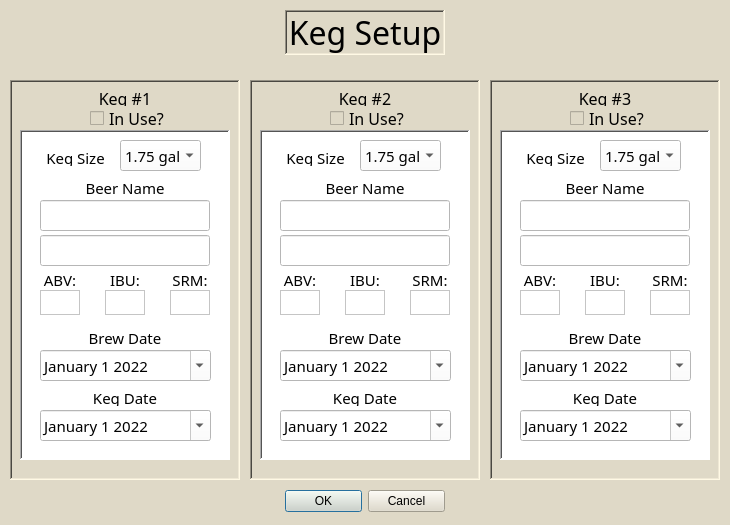
 <widget class="QDialog" name="Setup_Dialog">
  <property name="geometry">
   <rect>
    <x>0</x>
    <y>0</y>
    <width>730</width>
    <height>525</height>
   </rect>
  </property>
  <property name="font">
   <font>
    <family>GrilledCheese BTN</family>
    <pointsize>11</pointsize>
   </font>
  </property>
  <property name="windowTitle">
   <string>Keg Setup</string>
  </property>
  <property name="styleSheet">
   <string notr="true">background-color: rgb(223, 217, 199);</string>
  </property>
  <property name="modal">
   <bool>true</bool>
  </property>
  <widget class="QDialogButtonBox" name="buttonBox">
   <property name="geometry">
    <rect>
     <x>285</x>
     <y>485</y>
     <width>160</width>
     <height>32</height>
    </rect>
   </property>
   <property name="orientation">
    <enum>Qt::Horizontal</enum>
   </property>
   <property name="standardButtons">
    <set>QDialogButtonBox::Cancel|QDialogButtonBox::Ok</set>
   </property>
  </widget>
  <widget class="QLabel" name="label">
   <property name="geometry">
    <rect>
     <x>285</x>
     <y>10</y>
     <width>160</width>
     <height>45</height>
    </rect>
   </property>
   <property name="font">
    <font>
     <family>GrilledCheese BTN</family>
     <pointsize>24</pointsize>
    </font>
   </property>
   <property name="frameShape">
    <enum>QFrame::WinPanel</enum>
   </property>
   <property name="frameShadow">
    <enum>QFrame::Sunken</enum>
   </property>
   <property name="text">
    <string>Keg Setup</string>
   </property>
   <property name="alignment">
    <set>Qt::AlignCenter</set>
   </property>
  </widget>
  <widget class="QFrame" name="mframe1">
   <property name="geometry">
    <rect>
     <x>10</x>
     <y>80</y>
     <width>230</width>
     <height>400</height>
    </rect>
   </property>
   <property name="frameShape">
    <enum>QFrame::WinPanel</enum>
   </property>
   <property name="frameShadow">
    <enum>QFrame::Sunken</enum>
   </property>
   <widget class="QLabel" name="label_3">
    <property name="geometry">
     <rect>
      <x>5</x>
      <y>10</y>
      <width>220</width>
      <height>16</height>
     </rect>
    </property>
    <property name="font">
     <font>
      <family>GrilledCheese BTN</family>
      <pointsize>12</pointsize>
     </font>
    </property>
    <property name="text">
     <string>Keg #1</string>
    </property>
    <property name="alignment">
     <set>Qt::AlignCenter</set>
    </property>
   </widget>
   <widget class="QCheckBox" name="checkBox1">
    <property name="geometry">
     <rect>
      <x>80</x>
      <y>30</y>
      <width>80</width>
      <height>17</height>
     </rect>
    </property>
    <property name="font">
     <font>
      <family>GrilledCheese BTN</family>
      <pointsize>12</pointsize>
     </font>
    </property>
    <property name="text">
     <string>In Use?</string>
    </property>
   </widget>
   <widget class="QFrame" name="frame1">
    <property name="enabled">
     <bool>true</bool>
    </property>
    <property name="geometry">
     <rect>
      <x>10</x>
      <y>50</y>
      <width>210</width>
      <height>330</height>
     </rect>
    </property>
    <property name="styleSheet">
     <string notr="true">background-color: rgb(255, 255, 255);</string>
    </property>
    <property name="frameShape">
     <enum>QFrame::WinPanel</enum>
    </property>
    <property name="frameShadow">
     <enum>QFrame::Sunken</enum>
    </property>
    <widget class="QLabel" name="label_2">
     <property name="geometry">
      <rect>
       <x>20</x>
       <y>20</y>
       <width>71</width>
       <height>16</height>
      </rect>
     </property>
     <property name="font">
      <font>
       <family>GrilledCheese BTN</family>
       <pointsize>11</pointsize>
      </font>
     </property>
     <property name="text">
      <string>Keg Size</string>
     </property>
     <property name="alignment">
      <set>Qt::AlignCenter</set>
     </property>
    </widget>
    <widget class="QComboBox" name="Keg1_Size">
     <property name="geometry">
      <rect>
       <x>100</x>
       <y>10</y>
       <width>81</width>
       <height>31</height>
      </rect>
     </property>
     <property name="font">
      <font>
       <family>GrilledCheese BTN</family>
       <pointsize>11</pointsize>
      </font>
     </property>
     <property name="currentText">
      <string>1.75 gal</string>
     </property>
     <property name="currentIndex">
      <number>0</number>
     </property>
     <property name="maxVisibleItems">
      <number>3</number>
     </property>
     <item>
      <property name="text">
       <string>1.75 gal</string>
      </property>
     </item>
     <item>
      <property name="text">
       <string>3 gal</string>
      </property>
     </item>
     <item>
      <property name="text">
       <string>5 gal</string>
      </property>
     </item>
    </widget>
    <widget class="QLabel" name="label_4">
     <property name="geometry">
      <rect>
       <x>20</x>
       <y>50</y>
       <width>170</width>
       <height>16</height>
      </rect>
     </property>
     <property name="font">
      <font>
       <family>GrilledCheese BTN</family>
       <pointsize>11</pointsize>
      </font>
     </property>
     <property name="text">
      <string>Beer Name</string>
     </property>
     <property name="alignment">
      <set>Qt::AlignCenter</set>
     </property>
    </widget>
    <widget class="QLabel" name="label_5">
     <property name="geometry">
      <rect>
       <x>20</x>
       <y>140</y>
       <width>40</width>
       <height>20</height>
      </rect>
     </property>
     <property name="font">
      <font>
       <family>GrilledCheese BTN</family>
       <pointsize>11</pointsize>
      </font>
     </property>
     <property name="text">
      <string>ABV:</string>
     </property>
     <property name="alignment">
      <set>Qt::AlignCenter</set>
     </property>
    </widget>
    <widget class="QTextEdit" name="Beer1_ABV">
     <property name="geometry">
      <rect>
       <x>20</x>
       <y>160</y>
       <width>40</width>
       <height>25</height>
      </rect>
     </property>
     <property name="font">
      <font>
       <family>GrilledCheese BTN</family>
       <pointsize>11</pointsize>
      </font>
     </property>
     <property name="verticalScrollBarPolicy">
      <enum>Qt::ScrollBarAlwaysOff</enum>
     </property>
     <property name="horizontalScrollBarPolicy">
      <enum>Qt::ScrollBarAlwaysOff</enum>
     </property>
     <property name="tabChangesFocus">
      <bool>true</bool>
     </property>
     <property name="lineWrapMode">
      <enum>QTextEdit::NoWrap</enum>
     </property>
     <property name="placeholderText">
      <string/>
     </property>
    </widget>
    <widget class="QLabel" name="label_6">
     <property name="geometry">
      <rect>
       <x>85</x>
       <y>140</y>
       <width>40</width>
       <height>20</height>
      </rect>
     </property>
     <property name="font">
      <font>
       <family>GrilledCheese BTN</family>
       <pointsize>11</pointsize>
      </font>
     </property>
     <property name="text">
      <string>IBU:</string>
     </property>
     <property name="alignment">
      <set>Qt::AlignCenter</set>
     </property>
    </widget>
    <widget class="QTextEdit" name="Beer1_IBU">
     <property name="geometry">
      <rect>
       <x>85</x>
       <y>160</y>
       <width>40</width>
       <height>25</height>
      </rect>
     </property>
     <property name="font">
      <font>
       <family>GrilledCheese BTN</family>
       <pointsize>11</pointsize>
      </font>
     </property>
     <property name="verticalScrollBarPolicy">
      <enum>Qt::ScrollBarAlwaysOff</enum>
     </property>
     <property name="horizontalScrollBarPolicy">
      <enum>Qt::ScrollBarAlwaysOff</enum>
     </property>
     <property name="tabChangesFocus">
      <bool>true</bool>
     </property>
     <property name="lineWrapMode">
      <enum>QTextEdit::NoWrap</enum>
     </property>
     <property name="placeholderText">
      <string/>
     </property>
    </widget>
    <widget class="QTextEdit" name="Beer1_SRM">
     <property name="geometry">
      <rect>
       <x>150</x>
       <y>160</y>
       <width>40</width>
       <height>25</height>
      </rect>
     </property>
     <property name="font">
      <font>
       <family>GrilledCheese BTN</family>
       <pointsize>11</pointsize>
      </font>
     </property>
     <property name="verticalScrollBarPolicy">
      <enum>Qt::ScrollBarAlwaysOff</enum>
     </property>
     <property name="horizontalScrollBarPolicy">
      <enum>Qt::ScrollBarAlwaysOff</enum>
     </property>
     <property name="tabChangesFocus">
      <bool>true</bool>
     </property>
     <property name="lineWrapMode">
      <enum>QTextEdit::NoWrap</enum>
     </property>
     <property name="placeholderText">
      <string/>
     </property>
    </widget>
    <widget class="QLabel" name="label_7">
     <property name="geometry">
      <rect>
       <x>150</x>
       <y>140</y>
       <width>40</width>
       <height>20</height>
      </rect>
     </property>
     <property name="font">
      <font>
       <family>GrilledCheese BTN</family>
       <pointsize>11</pointsize>
      </font>
     </property>
     <property name="text">
      <string>SRM:</string>
     </property>
     <property name="alignment">
      <set>Qt::AlignCenter</set>
     </property>
    </widget>
    <widget class="QLabel" name="label_8">
     <property name="geometry">
      <rect>
       <x>20</x>
       <y>200</y>
       <width>170</width>
       <height>16</height>
      </rect>
     </property>
     <property name="font">
      <font>
       <family>GrilledCheese BTN</family>
       <pointsize>11</pointsize>
      </font>
     </property>
     <property name="text">
      <string>Brew Date</string>
     </property>
     <property name="alignment">
      <set>Qt::AlignCenter</set>
     </property>
    </widget>
    <widget class="QDateEdit" name="Beer1_BrewDate">
     <property name="geometry">
      <rect>
       <x>20</x>
       <y>220</y>
       <width>171</width>
       <height>31</height>
      </rect>
     </property>
     <property name="font">
      <font>
       <family>GrilledCheese BTN</family>
       <pointsize>11</pointsize>
      </font>
     </property>
     <property name="displayFormat">
      <string>MMMM d yyyy</string>
     </property>
     <property name="calendarPopup">
      <bool>true</bool>
     </property>
     <property name="date">
      <date>
       <year>2022</year>
       <month>1</month>
       <day>1</day>
      </date>
     </property>
    </widget>
    <widget class="QLabel" name="label_9">
     <property name="geometry">
      <rect>
       <x>20</x>
       <y>260</y>
       <width>170</width>
       <height>16</height>
      </rect>
     </property>
     <property name="font">
      <font>
       <family>GrilledCheese BTN</family>
       <pointsize>11</pointsize>
      </font>
     </property>
     <property name="text">
      <string>Keg Date</string>
     </property>
     <property name="alignment">
      <set>Qt::AlignCenter</set>
     </property>
    </widget>
    <widget class="QDateEdit" name="Beer1_KegDate">
     <property name="geometry">
      <rect>
       <x>20</x>
       <y>280</y>
       <width>171</width>
       <height>31</height>
      </rect>
     </property>
     <property name="font">
      <font>
       <family>GrilledCheese BTN</family>
       <pointsize>11</pointsize>
      </font>
     </property>
     <property name="displayFormat">
      <string>MMMM d yyyy</string>
     </property>
     <property name="calendarPopup">
      <bool>true</bool>
     </property>
     <property name="date">
      <date>
       <year>2022</year>
       <month>1</month>
       <day>1</day>
      </date>
     </property>
    </widget>
    <widget class="QLineEdit" name="Beer1_Name1">
     <property name="geometry">
      <rect>
       <x>20</x>
       <y>70</y>
       <width>170</width>
       <height>31</height>
      </rect>
     </property>
     <property name="font">
      <font>
       <family>GrilledCheese BTN</family>
       <pointsize>11</pointsize>
      </font>
     </property>
     <property name="maxLength">
      <number>16</number>
     </property>
    </widget>
    <widget class="QLineEdit" name="Beer1_Name2">
     <property name="geometry">
      <rect>
       <x>20</x>
       <y>105</y>
       <width>170</width>
       <height>31</height>
      </rect>
     </property>
     <property name="font">
      <font>
       <family>GrilledCheese BTN</family>
       <pointsize>11</pointsize>
      </font>
     </property>
     <property name="maxLength">
      <number>16</number>
     </property>
    </widget>
   </widget>
  </widget>
  <widget class="QFrame" name="mframe2">
   <property name="geometry">
    <rect>
     <x>250</x>
     <y>80</y>
     <width>230</width>
     <height>400</height>
    </rect>
   </property>
   <property name="frameShape">
    <enum>QFrame::WinPanel</enum>
   </property>
   <property name="frameShadow">
    <enum>QFrame::Sunken</enum>
   </property>
   <widget class="QFrame" name="frame2">
    <property name="enabled">
     <bool>true</bool>
    </property>
    <property name="geometry">
     <rect>
      <x>10</x>
      <y>50</y>
      <width>210</width>
      <height>330</height>
     </rect>
    </property>
    <property name="styleSheet">
     <string notr="true">background-color: rgb(255, 255, 255);</string>
    </property>
    <property name="frameShape">
     <enum>QFrame::WinPanel</enum>
    </property>
    <property name="frameShadow">
     <enum>QFrame::Sunken</enum>
    </property>
    <widget class="QLabel" name="label_10">
     <property name="geometry">
      <rect>
       <x>20</x>
       <y>20</y>
       <width>71</width>
       <height>16</height>
      </rect>
     </property>
     <property name="font">
      <font>
       <family>GrilledCheese BTN</family>
       <pointsize>11</pointsize>
      </font>
     </property>
     <property name="text">
      <string>Keg Size</string>
     </property>
     <property name="alignment">
      <set>Qt::AlignCenter</set>
     </property>
    </widget>
    <widget class="QComboBox" name="Keg2_Size">
     <property name="geometry">
      <rect>
       <x>100</x>
       <y>10</y>
       <width>81</width>
       <height>31</height>
      </rect>
     </property>
     <property name="font">
      <font>
       <family>GrilledCheese BTN</family>
       <pointsize>11</pointsize>
      </font>
     </property>
     <property name="currentText">
      <string>1.75 gal</string>
     </property>
     <property name="currentIndex">
      <number>0</number>
     </property>
     <property name="maxVisibleItems">
      <number>3</number>
     </property>
     <item>
      <property name="text">
       <string>1.75 gal</string>
      </property>
     </item>
     <item>
      <property name="text">
       <string>3 gal</string>
      </property>
     </item>
     <item>
      <property name="text">
       <string>5 gal</string>
      </property>
     </item>
    </widget>
    <widget class="QLabel" name="label_11">
     <property name="geometry">
      <rect>
       <x>20</x>
       <y>50</y>
       <width>170</width>
       <height>16</height>
      </rect>
     </property>
     <property name="font">
      <font>
       <family>GrilledCheese BTN</family>
       <pointsize>11</pointsize>
      </font>
     </property>
     <property name="text">
      <string>Beer Name</string>
     </property>
     <property name="alignment">
      <set>Qt::AlignCenter</set>
     </property>
    </widget>
    <widget class="QLabel" name="label_12">
     <property name="geometry">
      <rect>
       <x>20</x>
       <y>140</y>
       <width>40</width>
       <height>20</height>
      </rect>
     </property>
     <property name="font">
      <font>
       <family>GrilledCheese BTN</family>
       <pointsize>11</pointsize>
      </font>
     </property>
     <property name="text">
      <string>ABV:</string>
     </property>
     <property name="alignment">
      <set>Qt::AlignCenter</set>
     </property>
    </widget>
    <widget class="QTextEdit" name="Beer2_ABV">
     <property name="geometry">
      <rect>
       <x>20</x>
       <y>160</y>
       <width>40</width>
       <height>25</height>
      </rect>
     </property>
     <property name="font">
      <font>
       <family>GrilledCheese BTN</family>
       <pointsize>11</pointsize>
      </font>
     </property>
     <property name="verticalScrollBarPolicy">
      <enum>Qt::ScrollBarAlwaysOff</enum>
     </property>
     <property name="horizontalScrollBarPolicy">
      <enum>Qt::ScrollBarAlwaysOff</enum>
     </property>
     <property name="tabChangesFocus">
      <bool>true</bool>
     </property>
     <property name="lineWrapMode">
      <enum>QTextEdit::NoWrap</enum>
     </property>
     <property name="placeholderText">
      <string/>
     </property>
    </widget>
    <widget class="QLabel" name="label_13">
     <property name="geometry">
      <rect>
       <x>85</x>
       <y>140</y>
       <width>40</width>
       <height>20</height>
      </rect>
     </property>
     <property name="font">
      <font>
       <family>GrilledCheese BTN</family>
       <pointsize>11</pointsize>
      </font>
     </property>
     <property name="text">
      <string>IBU:</string>
     </property>
     <property name="alignment">
      <set>Qt::AlignCenter</set>
     </property>
    </widget>
    <widget class="QTextEdit" name="Beer2_IBU">
     <property name="geometry">
      <rect>
       <x>85</x>
       <y>160</y>
       <width>40</width>
       <height>25</height>
      </rect>
     </property>
     <property name="font">
      <font>
       <family>GrilledCheese BTN</family>
       <pointsize>11</pointsize>
      </font>
     </property>
     <property name="verticalScrollBarPolicy">
      <enum>Qt::ScrollBarAlwaysOff</enum>
     </property>
     <property name="horizontalScrollBarPolicy">
      <enum>Qt::ScrollBarAlwaysOff</enum>
     </property>
     <property name="tabChangesFocus">
      <bool>true</bool>
     </property>
     <property name="lineWrapMode">
      <enum>QTextEdit::NoWrap</enum>
     </property>
     <property name="placeholderText">
      <string/>
     </property>
    </widget>
    <widget class="QTextEdit" name="Beer2_SRM">
     <property name="geometry">
      <rect>
       <x>150</x>
       <y>160</y>
       <width>40</width>
       <height>25</height>
      </rect>
     </property>
     <property name="font">
      <font>
       <family>GrilledCheese BTN</family>
       <pointsize>11</pointsize>
      </font>
     </property>
     <property name="verticalScrollBarPolicy">
      <enum>Qt::ScrollBarAlwaysOff</enum>
     </property>
     <property name="horizontalScrollBarPolicy">
      <enum>Qt::ScrollBarAlwaysOff</enum>
     </property>
     <property name="tabChangesFocus">
      <bool>true</bool>
     </property>
     <property name="lineWrapMode">
      <enum>QTextEdit::NoWrap</enum>
     </property>
     <property name="placeholderText">
      <string/>
     </property>
    </widget>
    <widget class="QLabel" name="label_14">
     <property name="geometry">
      <rect>
       <x>150</x>
       <y>140</y>
       <width>40</width>
       <height>20</height>
      </rect>
     </property>
     <property name="font">
      <font>
       <family>GrilledCheese BTN</family>
       <pointsize>11</pointsize>
      </font>
     </property>
     <property name="text">
      <string>SRM:</string>
     </property>
     <property name="alignment">
      <set>Qt::AlignCenter</set>
     </property>
    </widget>
    <widget class="QLabel" name="label_15">
     <property name="geometry">
      <rect>
       <x>20</x>
       <y>200</y>
       <width>170</width>
       <height>16</height>
      </rect>
     </property>
     <property name="font">
      <font>
       <family>GrilledCheese BTN</family>
       <pointsize>11</pointsize>
      </font>
     </property>
     <property name="text">
      <string>Brew Date</string>
     </property>
     <property name="alignment">
      <set>Qt::AlignCenter</set>
     </property>
    </widget>
    <widget class="QDateEdit" name="Beer2_BrewDate">
     <property name="geometry">
      <rect>
       <x>20</x>
       <y>220</y>
       <width>171</width>
       <height>31</height>
      </rect>
     </property>
     <property name="font">
      <font>
       <family>GrilledCheese BTN</family>
       <pointsize>11</pointsize>
      </font>
     </property>
     <property name="displayFormat">
      <string>MMMM d yyyy</string>
     </property>
     <property name="calendarPopup">
      <bool>true</bool>
     </property>
     <property name="date">
      <date>
       <year>2022</year>
       <month>1</month>
       <day>1</day>
      </date>
     </property>
    </widget>
    <widget class="QLabel" name="label_16">
     <property name="geometry">
      <rect>
       <x>20</x>
       <y>260</y>
       <width>170</width>
       <height>16</height>
      </rect>
     </property>
     <property name="font">
      <font>
       <family>GrilledCheese BTN</family>
       <pointsize>11</pointsize>
      </font>
     </property>
     <property name="text">
      <string>Keg Date</string>
     </property>
     <property name="alignment">
      <set>Qt::AlignCenter</set>
     </property>
    </widget>
    <widget class="QDateEdit" name="Beer2_KegDate">
     <property name="geometry">
      <rect>
       <x>20</x>
       <y>280</y>
       <width>171</width>
       <height>31</height>
      </rect>
     </property>
     <property name="font">
      <font>
       <family>GrilledCheese BTN</family>
       <pointsize>11</pointsize>
      </font>
     </property>
     <property name="displayFormat">
      <string>MMMM d yyyy</string>
     </property>
     <property name="calendarPopup">
      <bool>true</bool>
     </property>
     <property name="date">
      <date>
       <year>2022</year>
       <month>1</month>
       <day>1</day>
      </date>
     </property>
    </widget>
    <widget class="QLineEdit" name="Beer2_Name2">
     <property name="geometry">
      <rect>
       <x>20</x>
       <y>105</y>
       <width>170</width>
       <height>31</height>
      </rect>
     </property>
     <property name="font">
      <font>
       <family>GrilledCheese BTN</family>
       <pointsize>11</pointsize>
      </font>
     </property>
     <property name="maxLength">
      <number>16</number>
     </property>
    </widget>
    <widget class="QLineEdit" name="Beer2_Name1">
     <property name="geometry">
      <rect>
       <x>20</x>
       <y>70</y>
       <width>170</width>
       <height>31</height>
      </rect>
     </property>
     <property name="font">
      <font>
       <family>GrilledCheese BTN</family>
       <pointsize>11</pointsize>
      </font>
     </property>
     <property name="maxLength">
      <number>16</number>
     </property>
    </widget>
   </widget>
   <widget class="QLabel" name="label_17">
    <property name="geometry">
     <rect>
      <x>5</x>
      <y>10</y>
      <width>220</width>
      <height>16</height>
     </rect>
    </property>
    <property name="font">
     <font>
      <family>GrilledCheese BTN</family>
      <pointsize>12</pointsize>
     </font>
    </property>
    <property name="text">
     <string>Keg #2</string>
    </property>
    <property name="alignment">
     <set>Qt::AlignCenter</set>
    </property>
   </widget>
   <widget class="QCheckBox" name="checkBox2">
    <property name="geometry">
     <rect>
      <x>80</x>
      <y>30</y>
      <width>80</width>
      <height>17</height>
     </rect>
    </property>
    <property name="font">
     <font>
      <family>GrilledCheese BTN</family>
      <pointsize>12</pointsize>
     </font>
    </property>
    <property name="text">
     <string>In Use?</string>
    </property>
   </widget>
  </widget>
  <widget class="QFrame" name="mframe3">
   <property name="geometry">
    <rect>
     <x>490</x>
     <y>80</y>
     <width>230</width>
     <height>400</height>
    </rect>
   </property>
   <property name="frameShape">
    <enum>QFrame::WinPanel</enum>
   </property>
   <property name="frameShadow">
    <enum>QFrame::Sunken</enum>
   </property>
   <widget class="QFrame" name="frame3">
    <property name="enabled">
     <bool>true</bool>
    </property>
    <property name="geometry">
     <rect>
      <x>10</x>
      <y>50</y>
      <width>210</width>
      <height>330</height>
     </rect>
    </property>
    <property name="styleSheet">
     <string notr="true">background-color: rgb(255, 255, 255);</string>
    </property>
    <property name="frameShape">
     <enum>QFrame::WinPanel</enum>
    </property>
    <property name="frameShadow">
     <enum>QFrame::Sunken</enum>
    </property>
    <widget class="QLabel" name="label_18">
     <property name="geometry">
      <rect>
       <x>20</x>
       <y>20</y>
       <width>71</width>
       <height>16</height>
      </rect>
     </property>
     <property name="font">
      <font>
       <family>GrilledCheese BTN</family>
       <pointsize>11</pointsize>
      </font>
     </property>
     <property name="text">
      <string>Keg Size</string>
     </property>
     <property name="alignment">
      <set>Qt::AlignCenter</set>
     </property>
    </widget>
    <widget class="QComboBox" name="Keg3_Size">
     <property name="geometry">
      <rect>
       <x>100</x>
       <y>10</y>
       <width>81</width>
       <height>31</height>
      </rect>
     </property>
     <property name="font">
      <font>
       <family>GrilledCheese BTN</family>
       <pointsize>11</pointsize>
      </font>
     </property>
     <property name="currentText">
      <string>1.75 gal</string>
     </property>
     <property name="currentIndex">
      <number>0</number>
     </property>
     <property name="maxVisibleItems">
      <number>3</number>
     </property>
     <item>
      <property name="text">
       <string>1.75 gal</string>
      </property>
     </item>
     <item>
      <property name="text">
       <string>3 gal</string>
      </property>
     </item>
     <item>
      <property name="text">
       <string>5 gal</string>
      </property>
     </item>
    </widget>
    <widget class="QLabel" name="label_19">
     <property name="geometry">
      <rect>
       <x>20</x>
       <y>50</y>
       <width>170</width>
       <height>16</height>
      </rect>
     </property>
     <property name="font">
      <font>
       <family>GrilledCheese BTN</family>
       <pointsize>11</pointsize>
      </font>
     </property>
     <property name="text">
      <string>Beer Name</string>
     </property>
     <property name="alignment">
      <set>Qt::AlignCenter</set>
     </property>
    </widget>
    <widget class="QLabel" name="label_20">
     <property name="geometry">
      <rect>
       <x>20</x>
       <y>140</y>
       <width>40</width>
       <height>20</height>
      </rect>
     </property>
     <property name="font">
      <font>
       <family>GrilledCheese BTN</family>
       <pointsize>11</pointsize>
      </font>
     </property>
     <property name="text">
      <string>ABV:</string>
     </property>
     <property name="alignment">
      <set>Qt::AlignCenter</set>
     </property>
    </widget>
    <widget class="QTextEdit" name="Beer3_ABV">
     <property name="geometry">
      <rect>
       <x>20</x>
       <y>160</y>
       <width>40</width>
       <height>25</height>
      </rect>
     </property>
     <property name="font">
      <font>
       <family>GrilledCheese BTN</family>
       <pointsize>11</pointsize>
      </font>
     </property>
     <property name="verticalScrollBarPolicy">
      <enum>Qt::ScrollBarAlwaysOff</enum>
     </property>
     <property name="horizontalScrollBarPolicy">
      <enum>Qt::ScrollBarAlwaysOff</enum>
     </property>
     <property name="tabChangesFocus">
      <bool>true</bool>
     </property>
     <property name="lineWrapMode">
      <enum>QTextEdit::NoWrap</enum>
     </property>
     <property name="placeholderText">
      <string/>
     </property>
    </widget>
    <widget class="QLabel" name="label_21">
     <property name="geometry">
      <rect>
       <x>85</x>
       <y>140</y>
       <width>40</width>
       <height>20</height>
      </rect>
     </property>
     <property name="font">
      <font>
       <family>GrilledCheese BTN</family>
       <pointsize>11</pointsize>
      </font>
     </property>
     <property name="text">
      <string>IBU:</string>
     </property>
     <property name="alignment">
      <set>Qt::AlignCenter</set>
     </property>
    </widget>
    <widget class="QTextEdit" name="Beer3_IBU">
     <property name="geometry">
      <rect>
       <x>85</x>
       <y>160</y>
       <width>40</width>
       <height>25</height>
      </rect>
     </property>
     <property name="font">
      <font>
       <family>GrilledCheese BTN</family>
       <pointsize>11</pointsize>
      </font>
     </property>
     <property name="verticalScrollBarPolicy">
      <enum>Qt::ScrollBarAlwaysOff</enum>
     </property>
     <property name="horizontalScrollBarPolicy">
      <enum>Qt::ScrollBarAlwaysOff</enum>
     </property>
     <property name="tabChangesFocus">
      <bool>true</bool>
     </property>
     <property name="lineWrapMode">
      <enum>QTextEdit::NoWrap</enum>
     </property>
     <property name="placeholderText">
      <string/>
     </property>
    </widget>
    <widget class="QTextEdit" name="Beer3_SRM">
     <property name="geometry">
      <rect>
       <x>150</x>
       <y>160</y>
       <width>40</width>
       <height>25</height>
      </rect>
     </property>
     <property name="font">
      <font>
       <family>GrilledCheese BTN</family>
       <pointsize>11</pointsize>
      </font>
     </property>
     <property name="verticalScrollBarPolicy">
      <enum>Qt::ScrollBarAlwaysOff</enum>
     </property>
     <property name="horizontalScrollBarPolicy">
      <enum>Qt::ScrollBarAlwaysOff</enum>
     </property>
     <property name="tabChangesFocus">
      <bool>true</bool>
     </property>
     <property name="lineWrapMode">
      <enum>QTextEdit::NoWrap</enum>
     </property>
     <property name="placeholderText">
      <string/>
     </property>
    </widget>
    <widget class="QLabel" name="label_22">
     <property name="geometry">
      <rect>
       <x>150</x>
       <y>140</y>
       <width>40</width>
       <height>20</height>
      </rect>
     </property>
     <property name="font">
      <font>
       <family>GrilledCheese BTN</family>
       <pointsize>11</pointsize>
      </font>
     </property>
     <property name="text">
      <string>SRM:</string>
     </property>
     <property name="alignment">
      <set>Qt::AlignCenter</set>
     </property>
    </widget>
    <widget class="QLabel" name="label_23">
     <property name="geometry">
      <rect>
       <x>20</x>
       <y>200</y>
       <width>170</width>
       <height>16</height>
      </rect>
     </property>
     <property name="font">
      <font>
       <family>GrilledCheese BTN</family>
       <pointsize>11</pointsize>
      </font>
     </property>
     <property name="text">
      <string>Brew Date</string>
     </property>
     <property name="alignment">
      <set>Qt::AlignCenter</set>
     </property>
    </widget>
    <widget class="QDateEdit" name="Beer3_BrewDate">
     <property name="geometry">
      <rect>
       <x>20</x>
       <y>220</y>
       <width>171</width>
       <height>31</height>
      </rect>
     </property>
     <property name="font">
      <font>
       <family>GrilledCheese BTN</family>
       <pointsize>11</pointsize>
      </font>
     </property>
     <property name="displayFormat">
      <string>MMMM d yyyy</string>
     </property>
     <property name="calendarPopup">
      <bool>true</bool>
     </property>
     <property name="date">
      <date>
       <year>2022</year>
       <month>1</month>
       <day>1</day>
      </date>
     </property>
    </widget>
    <widget class="QLabel" name="label_24">
     <property name="geometry">
      <rect>
       <x>20</x>
       <y>260</y>
       <width>170</width>
       <height>16</height>
      </rect>
     </property>
     <property name="font">
      <font>
       <family>GrilledCheese BTN</family>
       <pointsize>11</pointsize>
      </font>
     </property>
     <property name="text">
      <string>Keg Date</string>
     </property>
     <property name="alignment">
      <set>Qt::AlignCenter</set>
     </property>
    </widget>
    <widget class="QDateEdit" name="Beer3_KegDate">
     <property name="geometry">
      <rect>
       <x>20</x>
       <y>280</y>
       <width>171</width>
       <height>31</height>
      </rect>
     </property>
     <property name="font">
      <font>
       <family>GrilledCheese BTN</family>
       <pointsize>11</pointsize>
      </font>
     </property>
     <property name="displayFormat">
      <string>MMMM d yyyy</string>
     </property>
     <property name="calendarPopup">
      <bool>true</bool>
     </property>
     <property name="date">
      <date>
       <year>2022</year>
       <month>1</month>
       <day>1</day>
      </date>
     </property>
    </widget>
    <widget class="QLineEdit" name="Beer3_Name2">
     <property name="geometry">
      <rect>
       <x>20</x>
       <y>105</y>
       <width>170</width>
       <height>31</height>
      </rect>
     </property>
     <property name="font">
      <font>
       <family>GrilledCheese BTN</family>
       <pointsize>11</pointsize>
      </font>
     </property>
     <property name="maxLength">
      <number>16</number>
     </property>
    </widget>
    <widget class="QLineEdit" name="Beer3_Name1">
     <property name="geometry">
      <rect>
       <x>20</x>
       <y>70</y>
       <width>170</width>
       <height>31</height>
      </rect>
     </property>
     <property name="font">
      <font>
       <family>GrilledCheese BTN</family>
       <pointsize>11</pointsize>
      </font>
     </property>
     <property name="maxLength">
      <number>16</number>
     </property>
    </widget>
   </widget>
   <widget class="QLabel" name="label_25">
    <property name="geometry">
     <rect>
      <x>5</x>
      <y>10</y>
      <width>220</width>
      <height>16</height>
     </rect>
    </property>
    <property name="font">
     <font>
      <family>GrilledCheese BTN</family>
      <pointsize>12</pointsize>
     </font>
    </property>
    <property name="text">
     <string>Keg #3</string>
    </property>
    <property name="alignment">
     <set>Qt::AlignCenter</set>
    </property>
   </widget>
   <widget class="QCheckBox" name="checkBox3">
    <property name="geometry">
     <rect>
      <x>80</x>
      <y>30</y>
      <width>80</width>
      <height>17</height>
     </rect>
    </property>
    <property name="font">
     <font>
      <family>GrilledCheese BTN</family>
      <pointsize>12</pointsize>
     </font>
    </property>
    <property name="text">
     <string>In Use?</string>
    </property>
   </widget>
  </widget>
 </widget>
